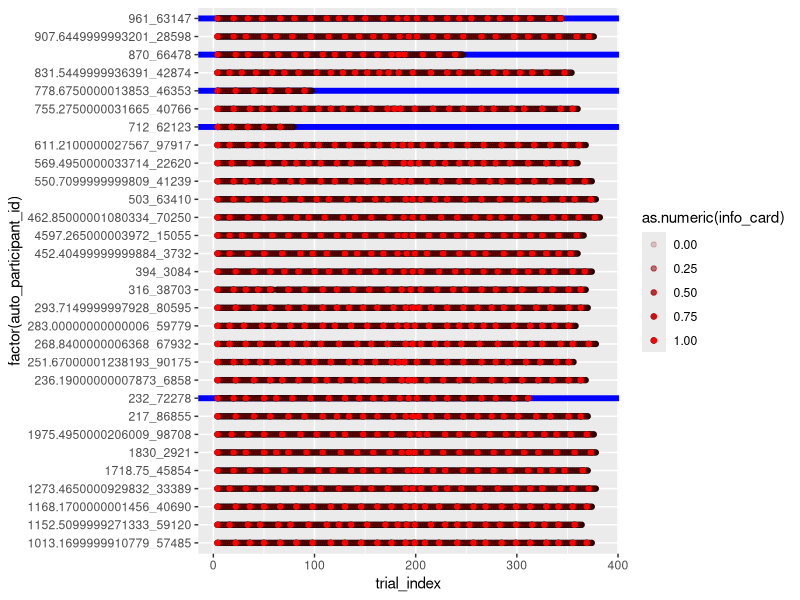

This figure's R source:
## ---- chunk 1
knitr::opts_chunk$set(echo = TRUE)
library(tidyverse)
## ---- chunk 2
d_raw <- read.csv('../data_clean.csv') %>% 
  as_tibble()
  
d <- d_raw %>%
  filter(trial_type == 'ts-info-card')
d
## ---- chunk 3
d_participant <- nest(d, trials = -contains('participant'))
d_participant %>%
  transmute(
    auto_participant_id,
    participant_id,
    info_card_count = map_int(trials, nrow)
  ) %>% 
  arrange(desc(info_card_count))
## ---- chunk 4
d_participant %>% 
  mutate(
    info_card_count = map_int(trials, nrow)
  ) %>%
  group_by(info_card_count) %>%
  summarise(
    n_participants = length(unique(participant_id)), 
    participants = paste0(unique(participant_id), collapse = ', '),
    .groups = 'drop'
  ) %>%
  arrange(desc(info_card_count))
  
## ---- chunk 5
last_info_card <- d_participant %>% 
  filter(map_lgl(trials, ~nrow(.) == 26)) %>%
  mutate(trials = map(trials, ~.[26,])) %>%
  unnest(cols = trials) 

last_trial <- d_raw %>%
  nest(trials = -matches('participant')) %>%
  filter(auto_participant_id %in% last_info_card$auto_participant_id) %>%
  mutate(trials = map(trials, ~.[.$trial_index == max(.$trial_index), ])) %>%
  unnest(cols = trials)

last_trial
## ---- chunk 6
d_raw %>% 
  filter(auto_participant_id %in% last_info_card$auto_participant_id) %>%
  arrange(trial_index) %>%
  select(participant_id, trial_index, trial_type, internal_node_id) %>%
  nest(participants = participant_id) %>%
  mutate(participants = map_int(participants, nrow))
## ---- chunk 7

tmp <- d_raw %>% 
  left_join(
    d_participant %>% 
      transmute(
        auto_participant_id,
        info_card_count = map_int(trials, nrow)
      ),
    by = "auto_participant_id"
  ) %>%
  mutate(
    info_card = trial_type == "ts-info-card",
    all_cards = info_card_count == 26
  )
tmp %>%
  ggplot(aes(x = trial_index, y = factor(auto_participant_id), alpha = as.numeric(info_card))) +
  geom_hline(colour = 'blue', size = 2, aes(yintercept = auto_participant_id), data = filter(tmp, !all_cards)) +
  geom_point(aes(alpha = 1)) +
  geom_point(colour = 'red')

